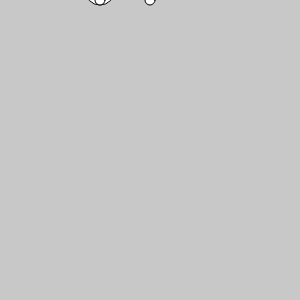
Frame 1 (no input)
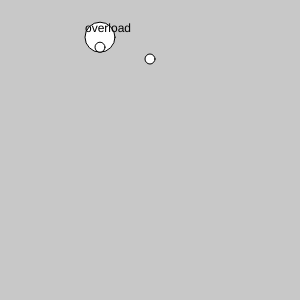
Frame 60 (no input)
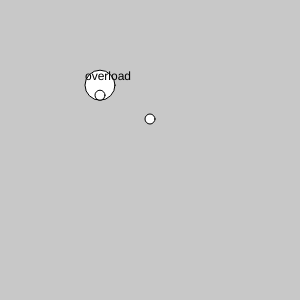
Frame 120 (the mouse pressed at the canvas centre since frame 60)

The p5.js sketch that drew these frames (run headless with seeded random() and noise() and a simulated clock; from frame 60 on, the mouse is pressed at the canvas centre):

// p5.js sketch
// ── sketch.js
class Rock {
  constructor(x, altitude, speed) {
    this.x = x;
    this.altitude = altitude;
    this.speed = speed;
  }

  update() {
    this.altitude -= this.speed;
    if(this.altitude <= 4){
      this.altitude = 4;
    }
  }

  draw() {
    ellipse(this.x, height - this.altitude, 10);
    this.update();
  }
}

class ParaRock extends Rock {
  constructor(x, altitude, speed){
    super(x, altitude, speed);
  }
  
  draw() {
    ellipse(this.x, height - this.altitude - 10, 30);
    ellipse(this.x, height - this.altitude, 10);
    text('overload', this.x - 15, height - this.altitude - 15);
    this.update();
  }
}

let myRock;
let leftRock;

function setup () {
  createCanvas(300,300);
  myRock = new Rock(width / 2, height, 1);
  leftRock = new ParaRock(100, height, 0.8);
}

function draw () {
  background(200);
  myRock.draw();
  leftRock.draw();
}
